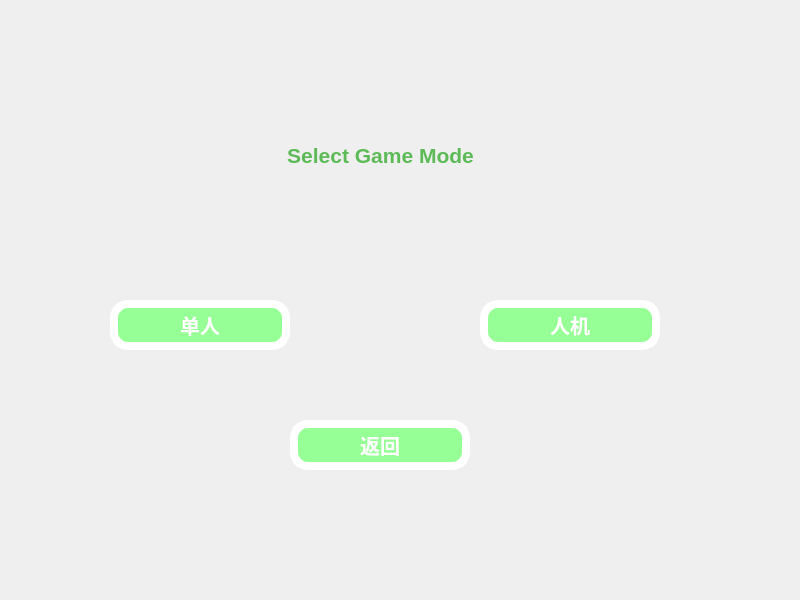
<?xml version="1.0" encoding="UTF-8"?>
<ui version="4.0">
 <class>Dialog</class>
 <widget class="QDialog" name="Dialog">
  <property name="geometry">
   <rect>
    <x>0</x>
    <y>0</y>
    <width>800</width>
    <height>600</height>
   </rect>
  </property>
  <property name="windowTitle">
   <string>Mode Select</string>
  </property>
  <widget class="QLabel" name="label">
   <property name="geometry">
    <rect>
     <x>210</x>
     <y>100</y>
     <width>341</width>
     <height>111</height>
    </rect>
   </property>
   <property name="minimumSize">
    <size>
     <width>30</width>
     <height>30</height>
    </size>
   </property>
   <property name="styleSheet">
    <string notr="true"> color:rgba(51,172,43,200);                                                                  </string>
   </property>
   <property name="text">
    <string>&lt;html&gt;&lt;head/&gt;&lt;body&gt;&lt;p align=&quot;center&quot;&gt;&lt;span style=&quot; font-size:16pt; font-weight:600;&quot;&gt;Select Game Mode&lt;/span&gt;&lt;/p&gt;&lt;/body&gt;&lt;/html&gt;</string>
   </property>
  </widget>
  <widget class="QPushButton" name="pushButton">
   <property name="geometry">
    <rect>
     <x>110</x>
     <y>300</y>
     <width>180</width>
     <height>50</height>
    </rect>
   </property>
   <property name="styleSheet">
    <string notr="true">QPushButton{
                   background-color:rgb(150,255,150);
                   border-style:outset;                
                   border-width:8px;                   
                   border-radius:18px;                   
                   border-color:rgb(255,255,255);
                   font:bold 20px; 
				 color:rgb(255,255,255);                                                                 
                   padding:6px;                          
                   
}
 QPushButton:pressed{
                   background-color:rgba(100,200,150,200);
                   border-color:rgba(255,255,255,30);
                   border-style:inset;
                   color:rgba(255,127,0,100);
                   }
                 
 QPushButton:hover{
 				background-color:rgba(100,255,150,200);
                  border-color:rgba(255,255,255,200);
                  color:rgba(255,127,0,200);
                   }</string>
   </property>
   <property name="text">
    <string>单人</string>
   </property>
  </widget>
  <widget class="QPushButton" name="pushButton_2">
   <property name="geometry">
    <rect>
     <x>480</x>
     <y>300</y>
     <width>180</width>
     <height>50</height>
    </rect>
   </property>
   <property name="styleSheet">
    <string notr="true">QPushButton{
                   background-color:rgb(150,255,150);
                   border-style:outset;                
                   border-width:8px;                   
                   border-radius:18px;                   
                   border-color:rgb(255,255,255);
                   font:bold 20px; 
				 color:rgb(255,255,255);                                                                 
                   padding:6px;                          
                   
}
 QPushButton:pressed{
                   background-color:rgba(100,200,150,200);
                   border-color:rgba(255,255,255,30);
                   border-style:inset;
                   color:rgba(255,127,0,100);
                   }
                 
 QPushButton:hover{
 				background-color:rgba(100,255,150,200);
                  border-color:rgba(255,255,255,200);
                  color:rgba(255,127,0,200);
                   }</string>
   </property>
   <property name="text">
    <string>人机</string>
   </property>
  </widget>
  <widget class="QPushButton" name="pushButton_3">
   <property name="geometry">
    <rect>
     <x>290</x>
     <y>420</y>
     <width>180</width>
     <height>50</height>
    </rect>
   </property>
   <property name="styleSheet">
    <string notr="true">QPushButton{
                   background-color:rgb(150,255,150);
                   border-style:outset;                
                   border-width:8px;                   
                   border-radius:18px;                   
                   border-color:rgb(255,255,255);
                   font:bold 20px; 
				 color:rgb(255,255,255);                                                                 
                   padding:6px;                          
                   
}
 QPushButton:pressed{
                   background-color:rgba(100,200,150,200);
                   border-color:rgba(255,255,255,30);
                   border-style:inset;
                   color:rgba(255,127,0,100);
                   }
                 
 QPushButton:hover{
 				background-color:rgba(100,255,150,200);
                  border-color:rgba(255,255,255,200);
                  color:rgba(255,127,0,200);
                   }</string>
   </property>
   <property name="text">
    <string>返回</string>
   </property>
  </widget>
 </widget>
 <resources/>
 <connections/>
</ui>
